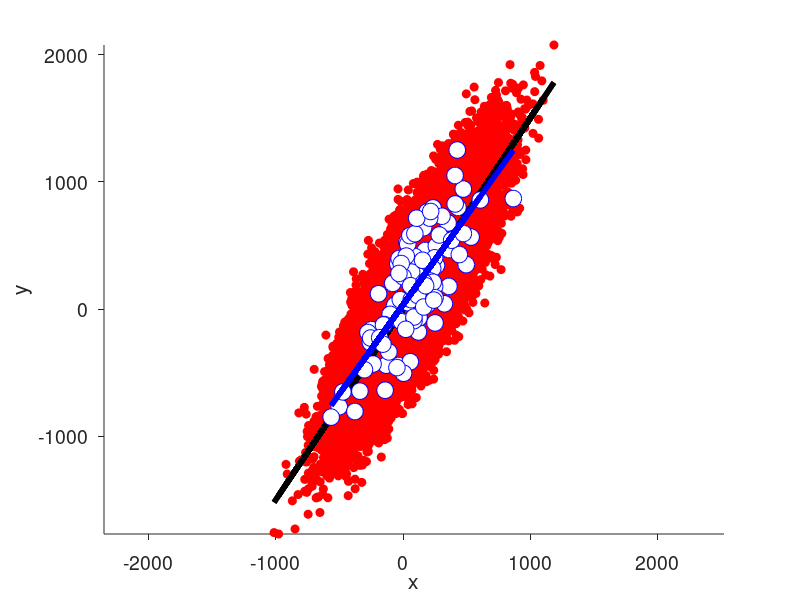
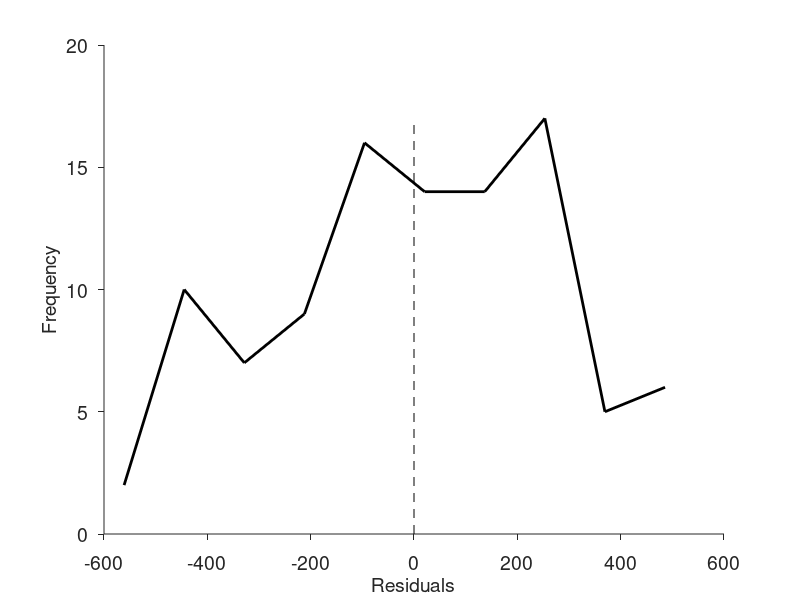

Here is the MATLAB script that generated these plots, in order:
%% 1. Regression. Exploring more complex datasets: two variables, one condition
% Hereafter, we show an example of a slightly more complex data set.
%
% So suppose we have two variables and. For example, suppose we measure
% both the heights and weights of male adults.
% 
% How can we express the relationship between the two variables by
% computing the correlation coefficient. We can use linear regression to
% estimate one variable from the other. Linear regression will go beyond
% correlation because it will allow for predicting values that are not in
% the sample. Prediction is one of the fundamental properties of models. If
% we have a model we are going beyond the data, we can make predictions of
% data we have never collected.
%
% To start with our example we will first simulate a population of linearly
% related data sets, x and y.
%
% Let's generate two samples rapresenting two variables drawn from gaussian
% distributions. The two variables are correlated with eachother. 
n  = 200;   % This is the size of our sample, meaning the number of x values we sample.
sd = 250; % We add noise alittle bit more variable that default
close all

% Hereafter we will introduce the concept of population. A populations is
% the theoretical pool of data out of which our specific sample is drawn.
% In general a population cannot be measured. But we have a sample and we
% hope for the sample to represent the true population. Some samples are
% better some worse at representng the true population.
%
% We will first simulate a population. Using a "true" model of our choice;
% a straight line.
x = repmat(1:n,n,1)';
x = x + sd*randn(size(x));% We add some new noise to X in the population
a = 1.5; % The slope and 
b = 2;  % the intercept of the true popolation

% Polyval is a function that allows computing polinomials. Here after we
% use the function to make a line.
polynomialOrder  = 1; % This is a parameter for the MatLab function polyval.m 
y = polyval([a b],x,polynomialOrder);
y = y + sd*randn(size(y)); % We add some new noise to Y in the population

% Show the simulated true population.
h = figure('Name','Population and sample data','color','w')
plot(x,y,'ro','MarkerFaceColor','r')
xlabel('x','fontsize',14);
ylabel('y','fontsize',14)
set(gca, ...
    'fontsize',14, ...
    'box','off','tickdir','out')

% Now we show the true model representing the population.
% This means the model used to build the population without added noise.
true_m = polyval([a b],x,polynomialOrder);
hold on
plot(x,true_m,'k-', 'LineWidth',4)
axis equal

%% 2. We can now 'sample' data out of this theoretical population
% We will now sample from the population.
sampleSize      = .25*n; % This is the total number of measurements in x
numObservations = 2; % Observations in y at each x
ind1 = randsample(1:size(x,1),sampleSize);
ind2 = randsample(1:size(x,2),numObservations);
x_sample = x(ind1,ind2);
y_sample = y(ind1,ind2);

% Show the sample.
plot(x_sample,y_sample,'bo','MarkerFaceColor','w','MarkerSize',12)

%% 3. Fit a regression model to the sample.
%
% Next we will fit a regression line to the data in the sample.
% The model, a straight-line, will estimate the slope and intercept
% for the population. TO do so we will find the least-square
ab = polyfit(x_sample,y_sample,polynomialOrder);

% Evaluate the estimated model.
y_hat = polyval(ab,x_sample);

% Show the model fit to the sample.
plot(x_sample,y_hat,'b-','LineWidth',4)
axis equal

%% 4. Correlation and coefficient of determination
%
% We can quantify how correlated two variables x andy are by using the metric
% 'correlation.'
%
% Correlation values lie in the range -1 to 1, where -1 indicates a perfect
% negative linear relationship, 0 indicates no relationship, and 1
% indicates a perfect positive linear relationship. (Note that we are
% using Pearson's product-moment correlation, but there are other variants
% of correlation.)
tmp = corrcoef(x_sample,y_sample); % MatLab has a formula for correlations
r   = tmp(1,2);

% We can now compute the coefficient of determination (R2) of the fitted
% model to the sample data. This number shows the percent of variance in
% the data explained by the model.
R2 = 100 * (1 - (sum((y_sample(:) - y_hat(:)).^2) / sum((y_sample(:) - mean(y_sample(:))).^2)));

%% 5. Next we will compute the residuals of the regression model. 
% If the regression model (a line) is a good model of the population the
% residuals should be centered at 0 and normally distributed.
res = y_hat - y_sample;

figure('name','residuals','color','w')
[y,x] = hist(res(:));
plot(x,y,'k-','linewidth',2)
hold on
plot([0 0],[0 max(y)],'k--')
set(gca, ...
    'fontsize',14, ...
    'box','off','tickdir','out')
ylabel('Frequency','fontsize',14)
xlabel('Residuals','fontsize',14)
text(min(min([x,y]))*.99, ...
     max(max([x y]))*.99, ...
    sprintf('Coefficient of determination (R2): %2.3f\nCorrelation coefficient: %2.3f',R2,r), ...
    'fontsize',14)

